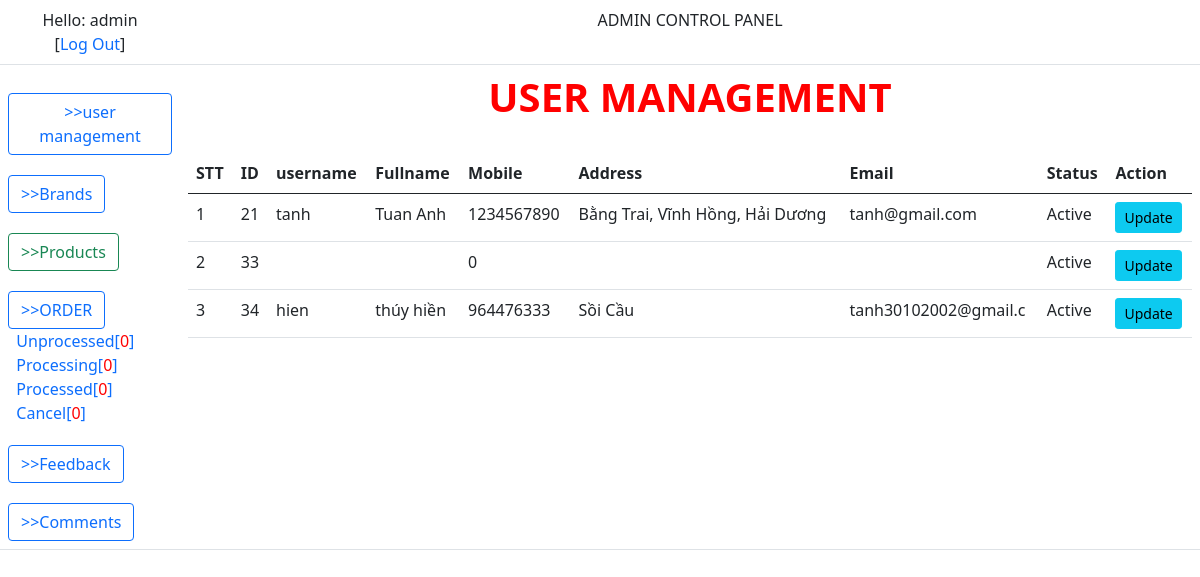
Page /Admin/index.php?option=users (signed in) on the committed database.
### tables this page shows
CREATE TABLE `user` (
  `id` int(11) NOT NULL,
  `username` varchar(20) NOT NULL,
  `password` varchar(32) NOT NULL,
  `fullname` varchar(30) NOT NULL,
  `mobile` int(11) NOT NULL,
  `address` varchar(200) NOT NULL,
  `email` varchar(20) NOT NULL,
  `status` tinyint(4) NOT NULL DEFAULT 1
);

### Admin/users/showusers.php (the view)
<?php
	$query="select*from user";
	$result=$connect->query($query);
?>
<h1 style="font-weight: bold; color: red;">USER MANAGEMENT</h1>
<br>
<table class="table table-bodered">
	<thead>
		<tr>
			<th>STT</th>
			<th>ID</th>
			<th>username</th>
			<th>Fullname</th>
			<th>Mobile</th>
			<th>Address</th>
			<th>Email</th>
			<th>Status</th>
			<th>Action</th>
		</tr>
	</thead>
	<tbody>
		<?php $count=1;?>
		<?php foreach ($result as $item):?>
				<tr>
					<td><?=$count++?></td>
					<td><?=$item['id']?></td>
					<td><?=$item['username']?></td>
					<td><?=$item['fullname']?></td>
					<td><?=$item['mobile']?></td>
					<td><?=$item['address']?></td>
					<td><?=$item['email']?></td>
					<td><?=$item['status']==1?'Active':'Unactive'?></td>
					<td>
						<a class="btn btn-sm btn-info" href="?option=userupdate&id=<?=$item['id']?>">Update</a>
					</td>
				</tr>
		<?php endforeach; ?>
	</tbody>
</table>

### Admin/css.css (style rules this page uses)
h1 { text-align: center; }
a { text-decoration: none; }

### rows in the picture
user: id "21", username "tanh", fullname "Tuan Anh", mobile "1234567890", address "Bằng Trai, Vĩnh Hồng, Hải Dương", email "tanh@gmail.com", status "Active"
user: id "33", mobile "0", status "Active"
user: id "34", username "hien", fullname "thúy hiền", mobile "964476333", address "Sồi Cầu", email "tanh30102002@gmail.c", status "Active"

### other values in the picture
$_SESSION['admin'] "admin"
$chuaxuly "0"
$dangxuly "0"
$daxuly "0"
$huy "0"
